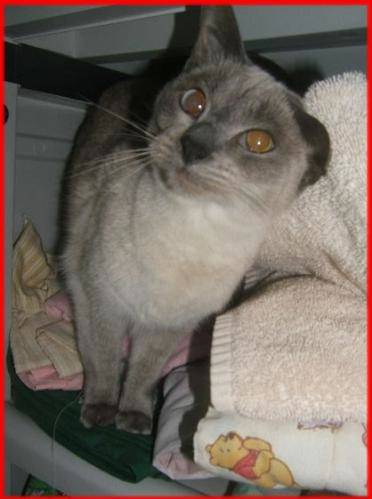
#> input picture cats_and_dogs_filtered/train/cats/cat.122.jpg, 372 x 499 px; its folder holds 4 pictures in this run
$ python classification.py
#> lines starting #> are read from the running program, lines starting #| are printed output that depends on the picture
# 1. Import Libraries
import numpy as np
import cv2
import os
from sklearn.model_selection import train_test_split
from sklearn.svm import SVC
from sklearn.neighbors import KNeighborsClassifier
from sklearn.metrics import classification_report, accuracy_score

# 2. Load and Preprocess the Images
def load_images_from_folder(folder, label, size=(64, 64)):
#> called with folder = 'cats_and_dogs_filtered/train/cats', label = 0, size = (64, 64)
    features, labels = [], []
    for filename in os.listdir(folder):
        img = cv2.imread(os.path.join(folder, filename))
#> img is the input picture: shape (499, 372, 3); mean B, G, R 96.1, 103.9, 117.1
        if img is not None:
            img = cv2.resize(img, size)
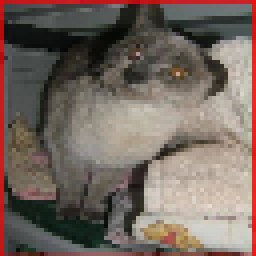
#> img: shape (64, 64, 3) (shown 4 times larger); mean B, G, R 96.1, 103.9, 117
            gray = cv2.cvtColor(img, cv2.COLOR_BGR2GRAY)
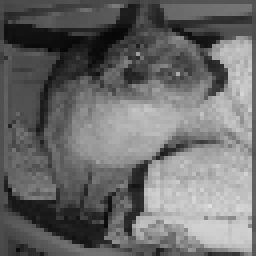
#> gray: shape (64, 64) (shown 4 times larger); min 6, max 223, mean 107
            features.append(gray.flatten())  # or use HOG here
            labels.append(label)
#> pass 2 of the loop in load_images_from_folder, `for filename in os.listdir(folder):`:
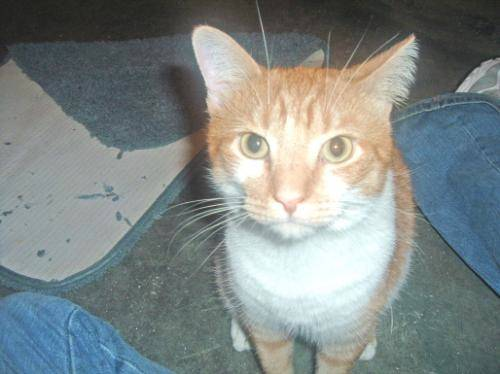
#> input picture cats_and_dogs_filtered/train/cats/cat.128.jpg, 500 x 374 px
#> in load_images_from_folder, img is the input picture: shape (374, 500, 3); mean B, G, R 135.6, 136.5, 128.3
#> in load_images_from_folder, `img = cv2.resize(img, size)`:
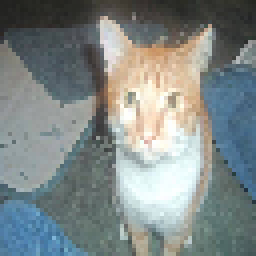
#> img: shape (64, 64, 3) (shown 4 times larger); mean B, G, R 135.3, 136.3, 128
#> in load_images_from_folder, `gray = cv2.cvtColor(img, cv2.COLOR_BGR2GRAY)`:
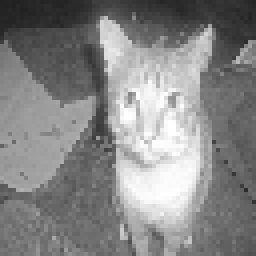
#> gray: shape (64, 64) (shown 4 times larger); min 33, max 255, mean 133.7
#> pass 3 of the loop in load_images_from_folder, `for filename in os.listdir(folder):`:
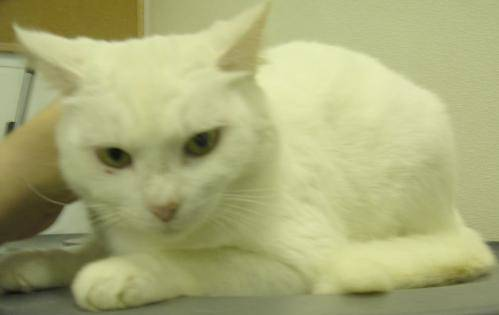
#> input picture cats_and_dogs_filtered/train/cats/cat.13.jpg, 499 x 315 px
#> in load_images_from_folder, img is the input picture: shape (315, 499, 3); mean B, G, R 120.3, 171.5, 169.3
#> in load_images_from_folder, `img = cv2.resize(img, size)`:
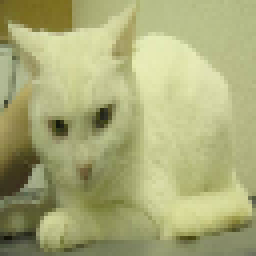
#> img: shape (64, 64, 3) (shown 4 times larger); mean B, G, R 120.2, 171.4, 169.3
#> in load_images_from_folder, `gray = cv2.cvtColor(img, cv2.COLOR_BGR2GRAY)`:
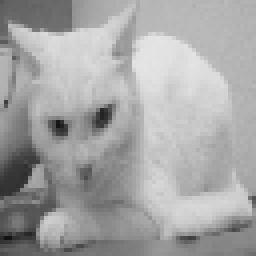
#> gray: shape (64, 64) (shown 4 times larger); min 18, max 229, mean 165
#> the loop made 4 passes; the first 3 are shown
    return features, labels

# 3. Prepare Dataset
cat_features, cat_labels = load_images_from_folder('cats_and_dogs_filtered/train/cats', 0)
dog_features, dog_labels = load_images_from_folder('cats_and_dogs_filtered/train/dogs', 1)
#> (the run stopped early here; a loop or call above may not have finished)
